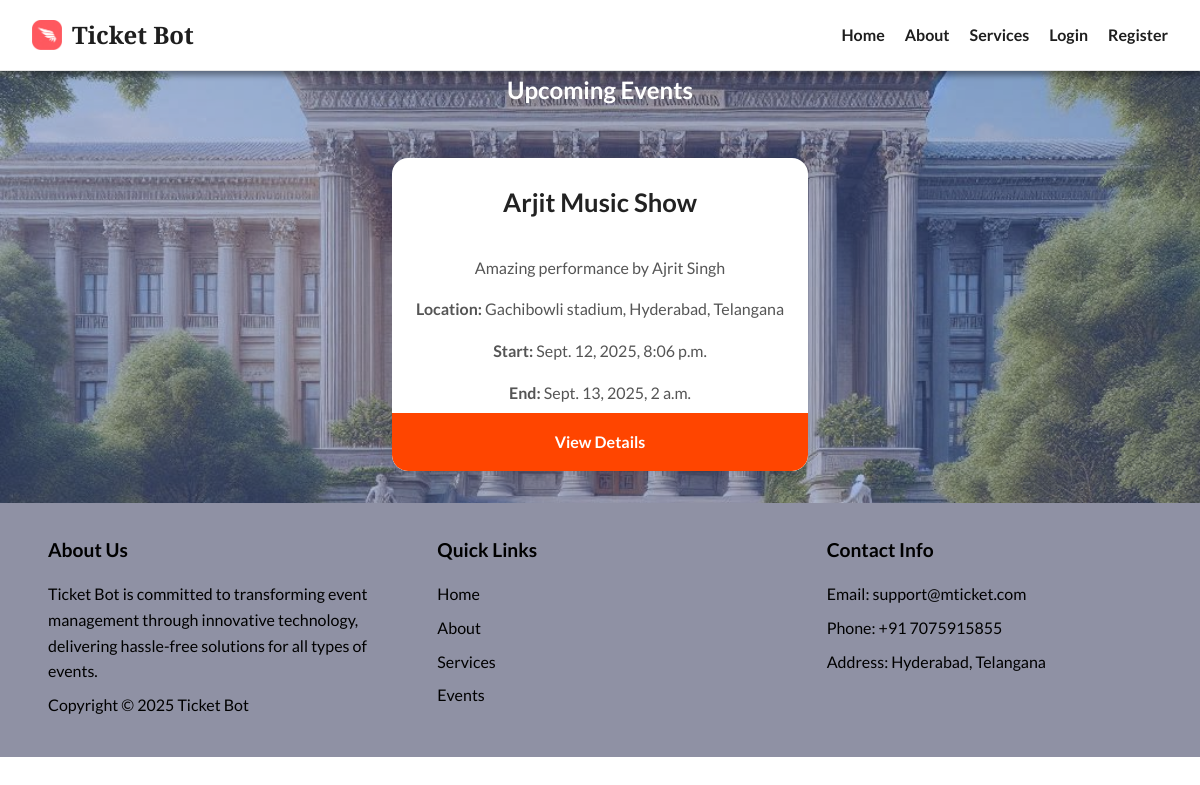
Screenshot of /events/ with the database file from the repository.
### events/models.py (models this page shows, shortened)
class Event(models.Model):
    title = models.CharField(max_length=200)
    description = models.TextField()
    event_type = models.CharField(max_length=50)
    location = models.CharField(max_length=200)
    image = models.ImageField(upload_to='event_images/')
    start_date = models.DateTimeField()
    end_date = models.DateTimeField()
    manager = models.ForeignKey(Manager, on_delete=models.SET_NULL, null=True, blank=True)

### events/views.py (the view)
# urls.py: path('', views.event_list, name='event_list'),
def event_list(request):
    current_time = timezone.now()
    events = Event.objects.filter(
        models.Q(tickets__sale_start__lte=current_time, tickets__sale_end__gte=current_time) |  # Tickets on sale
        models.Q(start_date__gte=current_time)  # Event hasn't started yet
    ).distinct()
    return render(request, "event_list.html", {"events": events})

### events/templates/event_list.html (shortened to what this page needs)
{% load static %}
<!DOCTYPE html>
<html lang="en">
<head>
    <link rel="stylesheet" href="{% static 'css/event_list.css' %}">
</head>
<body>
    <header class="navbar">
        <div class="logo">
            <img src="{% static 'images/logo.png' %}" alt="Logo">
            Ticket Bot
        </div>
        <ul>
            <li><a href="{% url 'home' %}">Home</a></li>
            <li><a href="{% url 'about' %}">About</a></li>
            <li><a href="{% url 'services' %}" class="active">Services</a></li>
            {% if user.is_authenticated %}
            {% if user.is_superuser %}
            <li><a href="{% url 'admin:index' %}">Admin</a></li>
            {% elif not user.manager %}
            <li><a href="{% url 'profile' %}">Profile</a></li>
            {% endif %}
            <li><a href="{% url 'events:event_list' %}">Events</a></li>
            <li><a href="{% url 'logout' %}">Logout</a></li>
            {% else %}
            <li><a href="{% url 'login' %}">Login</a></li>
            <li><a href="{% url 'register' %}">Register</a></li>
            {% endif %}
        </ul>
    </header>
    <div class="content">
        <div class="content-text">
            <h2>Upcoming Events</h2>
            <div class="events">
                <div class="events-grid">
                    {% for event in events %}
                    <div class="event-card">
                        <h3>{{ event.title }}</h3>
                        <p>{{ event.description }}</p>
                        <p><b>Location:</b> {{ event.location }}</p>
                        <p><b>Start:</b> {{ event.start_date }}</p>
                        <p><b>End:</b> {{ event.end_date }}</p>
                        <a href="{% url 'events:event_detail' event.id %}">View Details</a>
                    </div>
                    {% empty %}
                    <div class="event-card">
                        <h3>No events available at the moment.</h3>
                    </div>
                    {% endfor %}
                </div>
            </div>
        </div>
    </div>
    <footer class="footer">
        <div class="footer-section about">
            <h3>About Us</h3>
            <p>
                Ticket Bot is committed to transforming event management through innovative technology, delivering
                hassle-free solutions for all types of events.
            </p>
            <p>Copyright © 2025 Ticket Bot</p>
        </div>
        <div class="footer-section links">
            <h3>Quick Links</h3>
            <ul>
                <li><a href="{% url 'home' %}" class="active">Home</a></li>
                <li><a href="{% url 'about' %}">About</a></li>
                <li><a href="{% url 'services' %}">Services</a></li>
                <li><a href="#">Events</a></li>
            </ul>
        </div>
        <div class="footer-section contact">
            <h3>Contact Info</h3>
            <p>Email: support@mticket.com</p>
            <p>Phone: +91 7075915855</p>
            <p>Address: Hyderabad, Telangana</p>
        </div>
    </footer>
</body>
</html>

### events/static/css/event_list.css (style rules this page uses)
* { margin: 0; padding: 0; box-sizing: border-box; }
body { font-family: 'Lato', sans-serif; color: #1E1E1E; line-height: 1.6; }
.navbar { background-color: rgba(255, 255, 255, 0.8); padding: 1rem 2rem; display: flex; justify-content: space-between; align-items: center; box-shadow: 0 0.25rem 0.375rem rgba(0, 0, 0, 0.4); position: sticky; top: 0; z-index: 100; backdrop-filter: blur(0.625rem); -webkit-backdrop-filter: blur(0.625rem); border-bottom: 0.0625rem solid rgba(0, 0, 0, 0.1); }
.navbar .logo { font-size: 1.5rem; font-weight: bold; font-family: 'Playfair Display', serif; color: #1E1E1E; display: flex; align-items: center; }
.navbar .logo img { width: 1.875rem; margin-right: 0.625rem; }
.navbar ul { list-style: none; display: flex; }
.navbar ul li { margin-left: 1.25rem; }
.navbar ul li a { text-decoration: none; color: #1E1E1E; font-weight: 700; }
.content { position: relative; text-align: center; color: white; min-height: 10vh; background: url('/static/images/bg.png') center/cover no-repeat; display: flex; align-items: center; justify-content: center; }
.content-text { position: relative; z-index: 2; }
.events { padding: 3rem 1rem; position: relative; z-index: 3; max-width: 75rem; margin: 0 auto; padding-bottom: 2rem; }
.events-grid { display: grid; grid-template-columns: repeat(auto-fit, minmax(18.75rem, 1fr)); gap: 2rem; max-width: 75rem; margin: 0 auto; }
.event-card { background: white; border-radius: 1rem; overflow: hidden; box-shadow: 0 0.25rem 1.25rem rgba(0, 0, 0, 0.15); transition: transform 0.3s ease, box-shadow 0.3s ease; display: flex; flex-direction: column; justify-content: space-between; }
.event-card h3 { padding: 1.5rem; font-size: 1.6rem; color: #222; text-align: center; text-transform: capitalize; font-weight: 700; }
.event-card p { padding: 0 1.5rem; color: #555; line-height: 1.6; font-size: 1rem; margin: 0.5rem 0; text-align: center; }
.event-card a { display: block; text-align: center; padding: 1rem; background-color: #FF4500; color: white; font-weight: bold; text-decoration: none; border-radius: 0 0 1rem 1rem; transition: background-color 0.3s ease; }
.footer { display: flex; justify-content: space-between; align-items: flex-start; padding: 2rem; background-color: #8F91A4; color: black; width: 100%; gap: 2rem; flex-wrap: wrap; }
.footer-section { flex: 1; padding: 0 1rem; min-width: 15rem; max-width: calc(33.333% - 1.33rem); }
.footer-section h3 { margin-bottom: 1rem; font-size: 1.2rem; font-weight: bold; }
.footer-section p { margin-bottom: 0.5rem; line-height: 1.6; }
.footer-section ul { list-style: none; padding: 0; }
.footer-section ul li { margin-bottom: 0.5rem; }
.footer-section ul li a { text-decoration: none; color: rgb(0, 0, 0); transition: color 0.3s ease; }

### rows the page displays
Event: title "Arjit Music Show", description "Amazing performance by Ajrit Singh", location "Gachibowli stadium, Hyderabad, Telangana", start_date "Sept. 12, 2025, 8:06 p.m.", end_date "Sept. 13, 2025, 2 a.m."
